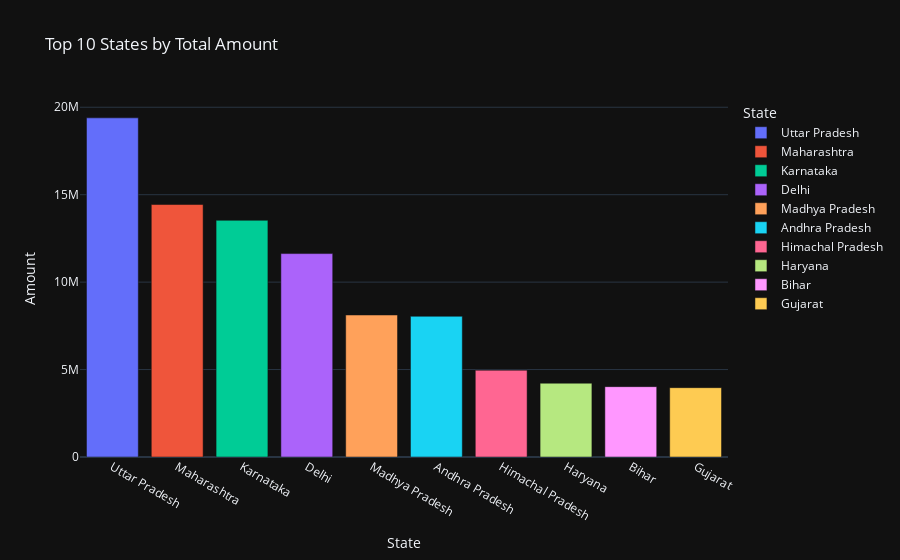

Notebook source saved alongside this figure:
### Code cell
top_states = df.groupby('State')['Amount'].sum().nlargest(10).reset_index()
px.bar(top_states, x='State', y='Amount', color='State', title='Top 10 States by Total Amount',template='plotly_dark')

### Figure 1 — Plotly figure (JSON) as saved in the notebook; plotly's stock layout.template omitted (floating-point values rounded to 4 significant figures)
{"data": [{"hovertemplate": "State=%{x}<br>Amount=%{y}<extra></extra>", "legendgroup": "Uttar Pradesh", "marker": {"color": "#636efa", "pattern": {"shape": ""}}, "name": "Uttar Pradesh", "orientation": "v", "showlegend": true, "textposition": "auto", "type": "bar", "x": ["Uttar Pradesh"], "xaxis": "x", "y": [19390000.0], "yaxis": "y"}, {"hovertemplate": "State=%{x}<br>Amount=%{y}<extra></extra>", "legendgroup": "Maharashtra", "marker": {"color": "#EF553B", "pattern": {"shape": ""}}, "name": "Maharashtra", "orientation": "v", "showlegend": true, "textposition": "auto", "type": "bar", "x": ["Maharashtra"], "xaxis": "x", "y": [14440000.0], "yaxis": "y"}, {"hovertemplate": "State=%{x}<br>Amount=%{y}<extra></extra>", "legendgroup": "Karnataka", "marker": {"color": "#00cc96", "pattern": {"shape": ""}}, "name": "Karnataka", "orientation": "v", "showlegend": true, "textposition": "auto", "type": "bar", "x": ["Karnataka"], "xaxis": "x", "y": [13530000.0], "yaxis": "y"}, {"hovertemplate": "State=%{x}<br>Amount=%{y}<extra></extra>", "legendgroup": "Delhi", "marker": {"color": "#ab63fa", "pattern": {"shape": ""}}, "name": "Delhi", "orientation": "v", "showlegend": true, "textposition": "auto", "type": "bar", "x": ["Delhi"], "xaxis": "x", "y": [11630000.0], "yaxis": "y"}, {"hovertemplate": "State=%{x}<br>Amount=%{y}<extra></extra>", "legendgroup": "Madhya Pradesh", "marker": {"color": "#FFA15A", "pattern": {"shape": ""}}, "name": "Madhya Pradesh", "orientation": "v", "showlegend": true, "textposition": "auto", "type": "bar", "x": ["Madhya Pradesh"], "xaxis": "x", "y": [8120000.0], "yaxis": "y"}, {"hovertemplate": "State=%{x}<br>Amount=%{y}<extra></extra>", "legendgroup": "Andhra Pradesh", "marker": {"color": "#19d3f3", "pattern": {"shape": ""}}, "name": "Andhra Pradesh", "orientation": "v", "showlegend": true, "textposition": "auto", "type": "bar", "x": ["Andhra Pradesh"], "xaxis": "x", "y": [8047000.0], "yaxis": "y"}, {"hovertemplate": "State=%{x}<br>Amount=%{y}<extra></extra>", "legendgroup": "Himachal Pradesh", "marker": {"color": "#FF6692", "pattern": {"shape": ""}}, "name": "Himachal Pradesh", "orientation": "v", "showlegend": true, "textposition": "auto", "type": "bar", "x": ["Himachal Pradesh"], "xaxis": "x", "y": [4963000.0], "yaxis": "y"}, {"hovertemplate": "State=%{x}<br>Amount=%{y}<extra></extra>", "legendgroup": "Haryana", "marker": {"color": "#B6E880", "pattern": {"shape": ""}}, "name": "Haryana", "orientation": "v", "showlegend": true, "textposition": "auto", "type": "bar", "x": ["Haryana"], "xaxis": "x", "y": [4220000.0], "yaxis": "y"}, {"hovertemplate": "State=%{x}<br>Amount=%{y}<extra></extra>", "legendgroup": "Bihar", "marker": {"color": "#FF97FF", "pattern": {"shape": ""}}, "name": "Bihar", "orientation": "v", "showlegend": true, "textposition": "auto", "type": "bar", "x": ["Bihar"], "xaxis": "x", "y": [4023000.0], "yaxis": "y"}, {"hovertemplate": "State=%{x}<br>Amount=%{y}<extra></extra>", "legendgroup": "Gujarat", "marker": {"color": "#FECB52", "pattern": {"shape": ""}}, "name": "Gujarat", "orientation": "v", "showlegend": true, "textposition": "auto", "type": "bar", "x": ["Gujarat"], "xaxis": "x", "y": [3965000.0], "yaxis": "y"}], "layout": {"barmode": "relative", "legend": {"title": {"text": "State"}, "tracegroupgap": 0}, "title": {"text": "Top 10 States by Total Amount"}, "xaxis": {"anchor": "y", "categoryarray": ["Uttar Pradesh", "Maharashtra", "Karnataka", "Delhi", "Madhya Pradesh", "Andhra Pradesh", "Himachal Pradesh", "Haryana", "Bihar", "Gujarat"], "categoryorder": "array", "domain": [0, 1], "title": {"text": "State"}}, "yaxis": {"anchor": "x", "domain": [0, 1], "title": {"text": "Amount"}}}}
